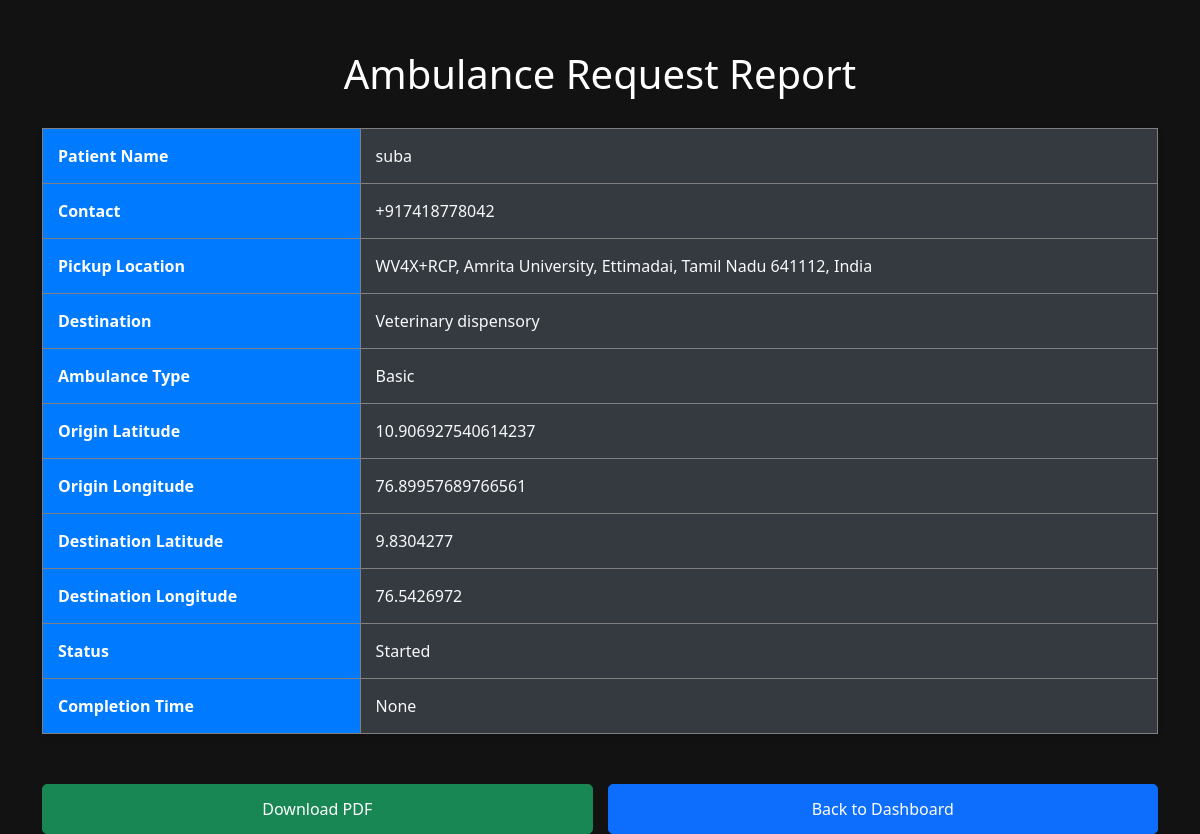
Page /view_report/1 on the committed database.
### tables this page shows
CREATE TABLE ambulance_requests (
            id INTEGER PRIMARY KEY AUTOINCREMENT,
            user_id INTEGER,
            patient_name TEXT,
            contact TEXT,
            pickup_location TEXT,
            destination TEXT,
            ambulance_type TEXT,
            origin_lat REAL NOT NULL,
            origin_lng REAL NOT NULL,
            destination_lat REAL,
            destination_lng REAL,
            status TEXT DEFAULT 'Pending',
            estimated_arrival_time TEXT,
            estimated_completion_time TEXT,
            pickup_lat REAL,
            pickup_lng REAL, request_time TEXT, estimated_time_minutes INTEGER,
            FOREIGN KEY (user_id) REFERENCES users(id)
        );

### app.py (the view)
@app.route('/view_report/<int:req_id>')
def view_report(req_id):
    conn = sqlite3.connect('users.db')
    cursor = conn.cursor()
    cursor.execute('''SELECT r.patient_name, r.contact, r.pickup_location, r.destination, r.ambulance_type,
                             r.origin_lat, r.origin_lng, r.destination_lat, r.destination_lng, r.status,
                             r.estimated_arrival_time, r.estimated_completion_time,
                             r.pickup_lat, r.pickup_lng
                      FROM ambulance_requests r
                      WHERE r.id = ?''', (req_id,))
    report = cursor.fetchone()
    conn.close()
    if report:
        patient_name, contact, pickup_location, destination, ambulance_type, \
        origin_lat, origin_lng, destination_lat, destination_lng, status, \
        estimated_arrival_time, estimated_completion_time, pickup_lat, pickup_lng = report
        if estimated_arrival_time and estimated_arrival_time != 'Not Available':
            estimated_arrival_time = datetime.fromisoformat(estimated_arrival_time).strftime('%Y-%m-%d %H:%M:%S')
        if estimated_completion_time and estimated_completion_time != 'Not Available':
            estimated_completion_time = datetime.fromisoformat(estimated_completion_time).strftime('%Y-%m-%d %H:%M:%S')
        return render_template('report.html',
                               patient_name=patient_name,
                               contact=contact,
                               pickup_location=pickup_location,
                               destination_location=destination,
                               ambulance_type=ambulance_type,
                               origin_lat=origin_lat,
                               origin_lng=origin_lng,
                               destination_lat=destination_lat,
                               destination_lng=destination_lng,
                               status=status,
                               estimated_arrival_time=estimated_arrival_time,
                               estimated_completion_time=estimated_completion_time,
                               pickup_lat=pickup_lat,
                               pickup_lng=pickup_lng,
                               req_id=req_id)  # Make sure req_id is passed here
    else:
        flash("No report found for this request.", "danger")
        return redirect(url_for('admin_dashboard'))

### templates/report.html (shortened to what this page needs)
<!DOCTYPE html>
<html lang="en">
<head>
    <link rel="stylesheet" href="https://cdn.jsdelivr.net/npm/bootstrap@5.3.0-alpha1/dist/css/bootstrap.min.css">
</head>
<body>
<div class="container">
    <h1>Ambulance Request Report</h1>
    <table class="table table-bordered">
        <tr>
            <th>Patient Name</th>
            <td>{{ patient_name }}</td>
        </tr>
        <tr>
            <th>Contact</th>
            <td>{{ contact }}</td>
        </tr>
        <tr>
            <th>Pickup Location</th>
            <td>{{ pickup_location }}</td>
        </tr>
        <tr>
            <th>Destination</th>
            <td>{{ destination_location }}</td>
        </tr>
        <tr>
            <th>Ambulance Type</th>
            <td>{{ ambulance_type }}</td>
        </tr>
        <tr>
            <th>Origin Latitude</th>
            <td>{{ origin_lat }}</td>
        </tr>
        <tr>
            <th>Origin Longitude</th>
            <td>{{ origin_lng }}</td>
        </tr>
        <tr>
            <th>Destination Latitude</th>
            <td>{{ destination_lat }}</td>
        </tr>
        <tr>
            <th>Destination Longitude</th>
            <td>{{ destination_lng }}</td>
        </tr>
        <tr>
            <th>Status</th>
            <td>{{ status }}</td>
        </tr>
        <tr>
            <th>Completion Time</th>
            <td>{{ estimated_completion_time }}</td>
        </tr>
    </table>
    <div class="btn-container">
        <a href="{{ url_for('download_pdf', req_id=req_id) }}" class="btn btn-success">Download PDF</a>
        <a href="{{ url_for('admin_dashboard') }}" class="btn btn-primary">Back to Dashboard</a>
    </div>
</div>
</body>
</html>

### templates/report.html (style rules this page uses)
body { background-color: #121212; color: #f8f9fa; }
.container { margin-top: 50px; }
h1 { font-size: 2.5rem; margin-bottom: 30px; text-align: center; color: #ffffff; }
.table { background-color: #1e1e1e; border-radius: 8px; box-shadow: 0 4px 10px rgba(0, 0, 0, 0.1); }
.table th { background-color: #007bff; color: #fff; font-weight: bold; padding: 15px; }
.table td { background-color: #343a40; color: #f8f9fa; padding: 15px; }
.table-bordered td, .table-bordered th { border: 1px solid grey; }
.btn { margin-top: 20px; padding: 12px 20px; font-size: 16px; width: 100%; border-radius: 5px; transition: background-color 0.3s ease-in-out; }
.btn-container { display: flex; justify-content: space-between; gap: 15px; margin-top: 30px; }

### rows in the picture
ambulance_requests: patient_name "suba", contact "+917418778042", pickup_location "WV4X+RCP, Amrita University, Ettimadai, Tamil Nadu 641112, India", destination "Veterinary dispensory", ambulance_type "Basic", origin_lat "10.906927540614237", origin_lng "76.89957689766561", destination_lat "9.8304277", destination_lng "76.5426972", status "Started"

### other values in the picture
{{ estimated_completion_time }} "None"
